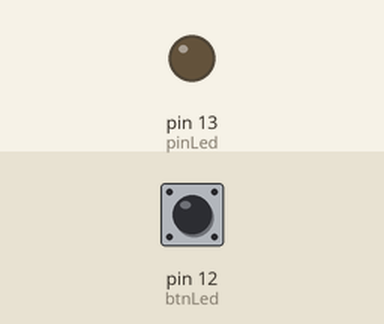
Simulated run of this sketch. Board: Arduino Uno, built with avr-gcc and run on an emulated ATmega328P. On the bench: output pins drawn as LEDs (lit = HIGH). Inputs (shaded band) come from the test bench; at power-on: pin 12 (btnLed) LOW.

Above: at 1.2 s.
1.3 s: pin 12 (btnLed) pulled HIGH for 0.15 s
At 1.37 s:
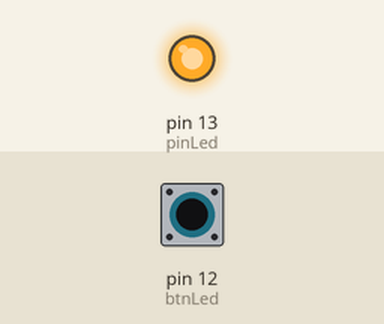
2.9 s: pin 12 (btnLed) pulled HIGH for 3.2 s
At 6.8 s:
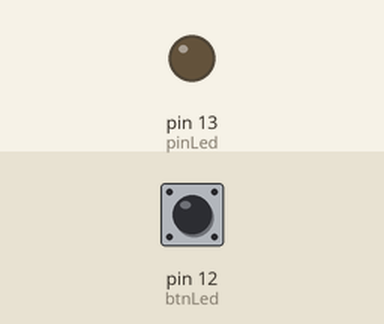
Timing chart, 0 to 8.3 s (numbered marks = the images above; inputs shaded):
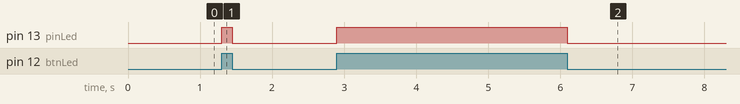

The sketch:

21022008_NguyenHuuTho_Tuan1_bai2.ino
```cpp
int pinLed = 13;
int btnLed = 12;
int value = 0;
void setup() {
  pinMode(btnLed, INPUT);
  pinMode(pinLed, OUTPUT);
}

void loop() {
  value = digitalRead(btnLed);
  if(value != 0){
    digitalWrite(pinLed, HIGH);
  } else {
    digitalWrite(pinLed, LOW);
  }
}
```

Measured:
- after the input at 1.3 s, pin 13 (pinLed): LOW → HIGH at once, → LOW 0.15 s later
- after the input at 2.9 s, pin 13 (pinLed): LOW → HIGH at once, → LOW 3.2 s later
